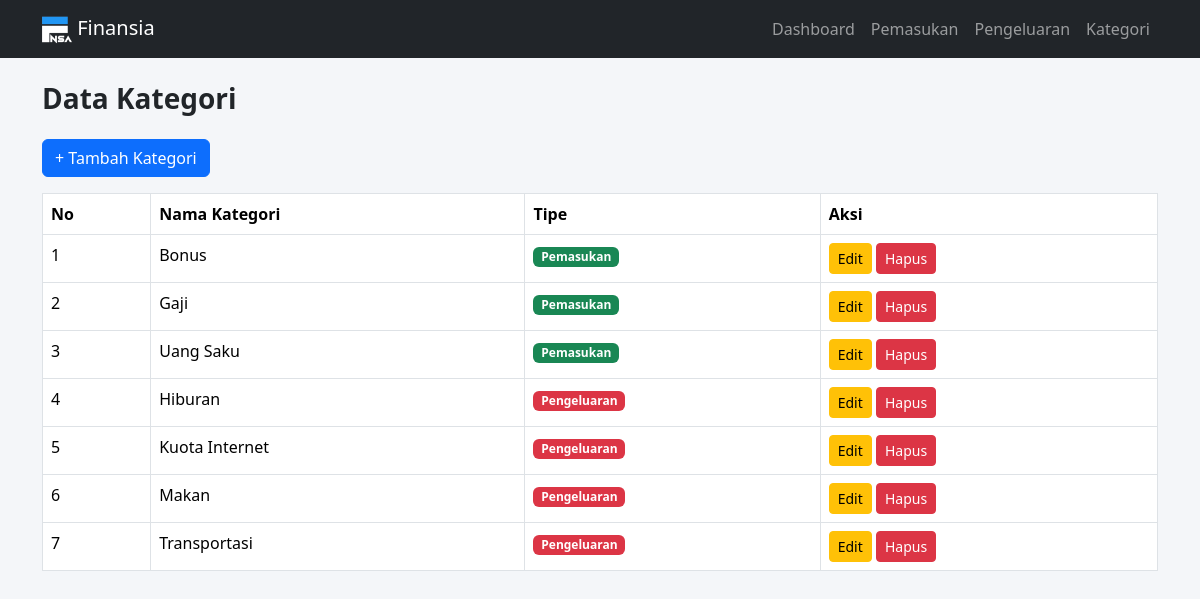
Screenshot of /pages/kategori/index.php with the database file from the repository.
### tables this page shows
CREATE TABLE `kategori` (
  `id_kategori` int NOT NULL,
  `nama_kategori` varchar(100) NOT NULL,
  `tipe` enum('pemasukan','pengeluaran') NOT NULL
);

### pages/kategori/index.php (the view, shortened to what this page needs)
<?php
require_once '../../config/koneksi.php';
$base = "../../";
$data = mysqli_query($koneksi, "SELECT * FROM kategori ORDER BY tipe, nama_kategori");
?>
<!DOCTYPE html>
<html lang="id">
<head>
    <link href="https://cdn.jsdelivr.net/npm/bootstrap@5.3.3/dist/css/bootstrap.min.css" rel="stylesheet">
    <link href="<?= $base ?>assets/css/style.css" rel="stylesheet">
</head>
<body>
<?php include '../../config/navbar.php'; ?>
<div class="container">
    <h3 class="page-title">Data Kategori</h3>
    <a href="tambah.php" class="btn btn-primary mb-3">+ Tambah Kategori</a>
    <div class="table-responsive">
        <table class="table table-bordered table-hover bg-white">
            <thead>
                <tr>
                    <th>No</th>
                    <th>Nama Kategori</th>
                    <th>Tipe</th>
                    <th>Aksi</th>
                </tr>
            </thead>
            <tbody>
                <?php $no = 1; ?>
                <?php while ($row = mysqli_fetch_assoc($data)): ?>
                <tr>
                    <td><?= $no++ ?></td>
                    <td><?= htmlspecialchars($row['nama_kategori']) ?></td>
                    <td>
                        <?php if ($row['tipe'] == 'pemasukan'): ?>
                            <span class="badge bg-success">Pemasukan</span>
                        <?php else: ?>
                            <span class="badge bg-danger">Pengeluaran</span>
                        <?php endif; ?>
                    </td>
                    <td>
                        <a href="edit.php?id=<?= $row['id_kategori'] ?>" class="btn btn-sm btn-warning">Edit</a>
                        <a href="hapus.php?id=<?= $row['id_kategori'] ?>" class="btn btn-sm btn-danger"
                           onclick="return confirm('Yakin ingin menghapus kategori ini?')">Hapus</a>
                    </td>
                </tr>
                <?php endwhile; ?>
            </tbody>
        </table>
    </div>
</div>
</body>
</html>

### config/navbar.php (shortened to what this page needs)
<nav class="navbar navbar-expand-lg navbar-dark bg-dark mb-4">
    <div class="container">
        <a class="navbar-brand" href="<?= $base ?>index.php">
            <img src="<?= $base ?>assets/fnsa.png" style="width: 30px; height: 30px;" alt="Logo"> Finansia </a>
        <div class="collapse navbar-collapse" id="navbarMenu">
            <ul class="navbar-nav ms-auto">
                <li class="nav-item">
                    <a class="nav-link" href="<?= $base ?>index.php">Dashboard</a>
                </li>
                <li class="nav-item">
                    <a class="nav-link" href="<?= $base ?>pages/pemasukan/index.php">Pemasukan</a>
                </li>
                <li class="nav-item">
                    <a class="nav-link" href="<?= $base ?>pages/pengeluaran/index.php">Pengeluaran</a>
                </li>
                <li class="nav-item">
                    <a class="nav-link" href="<?= $base ?>pages/kategori/index.php">Kategori</a>
                </li>
            </ul>
        </div>
    </div>
</nav>

### assets/css/style.css (style rules this page uses)
body { background-color: #f4f6f9; }
table thead { background-color: #343a40; color: #fff; }
.page-title { margin-bottom: 1.5rem; font-weight: 600; }

### rows the page displays
kategori: nama_kategori "Bonus", tipe "Pemasukan"
kategori: nama_kategori "Gaji", tipe "Pemasukan"
kategori: nama_kategori "Uang Saku", tipe "Pemasukan"
kategori: nama_kategori "Hiburan", tipe "Pengeluaran"
kategori: nama_kategori "Kuota Internet", tipe "Pengeluaran"
kategori: nama_kategori "Makan", tipe "Pengeluaran"
kategori: nama_kategori "Transportasi", tipe "Pengeluaran"
